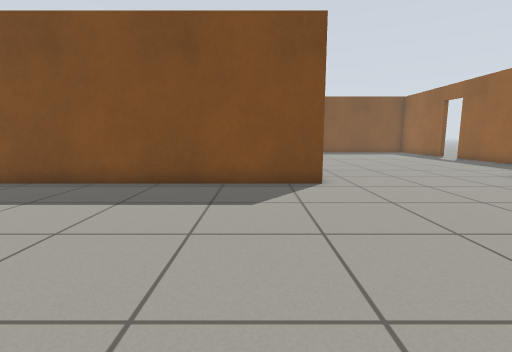
[1] (above)

21 first-person views from a walk through a robot-simulator world made for Gazebo. The camera is 0.72 m above the floor, tilts 8° down and sees 85° across. The floor is counted in squares, 0.5 m on a side. Each view is taken from the middle of a square. On the plan, view 1 faces up. The plan holds only what a view shows up to about 14 squares ahead; the rest is blank. Gazebo's built-in surfaces are drawn with simple patterns.

[2]
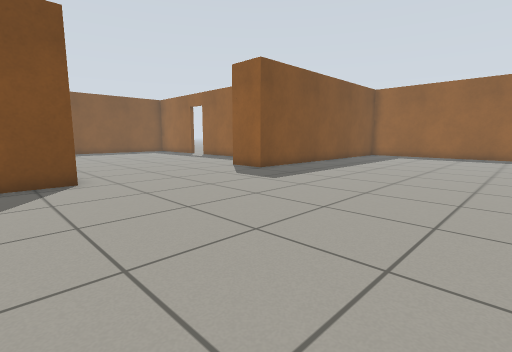

[3]
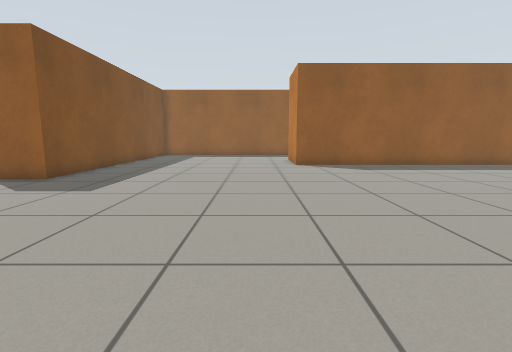

[4]
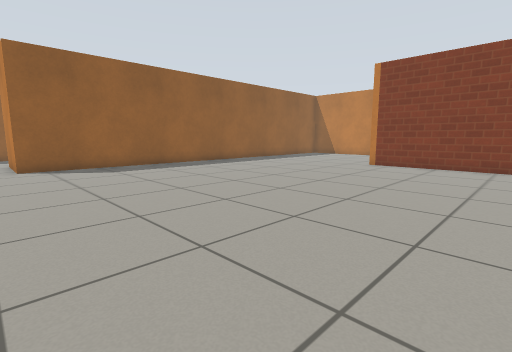

[5]
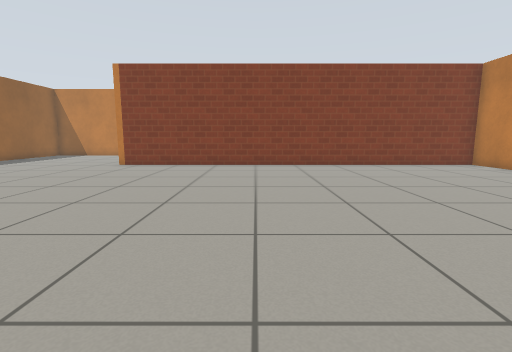

[6]
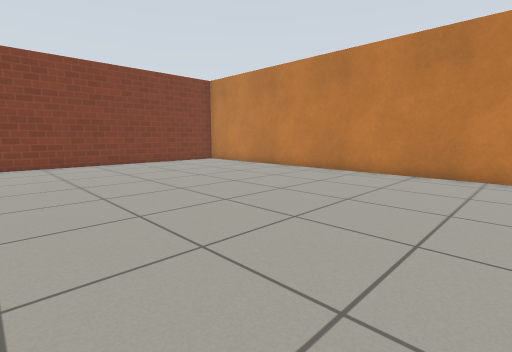

[7]
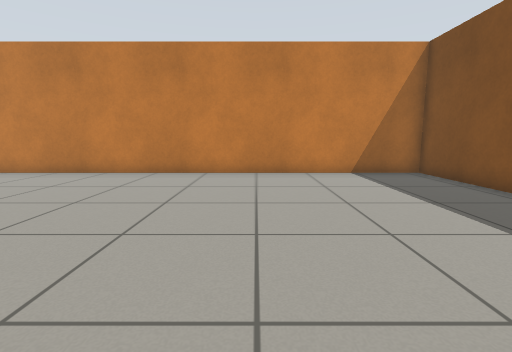

[8]
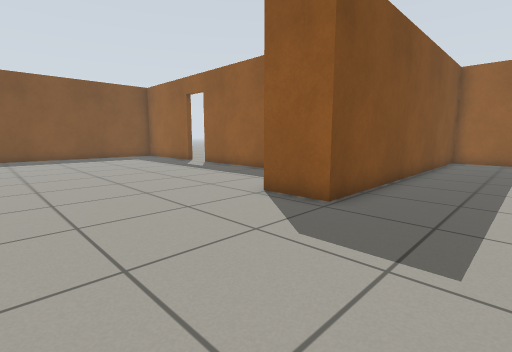

[9]
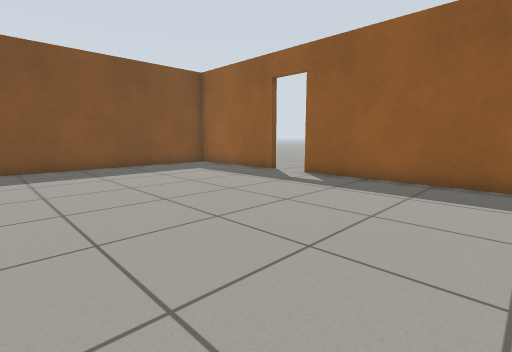

[10]
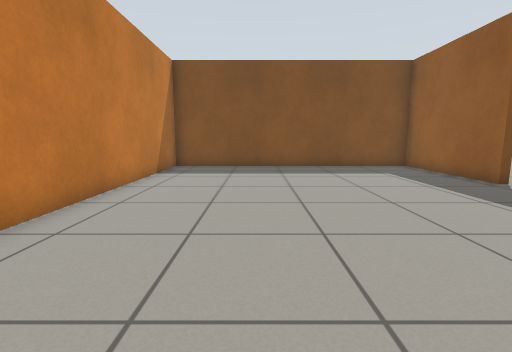

[11]
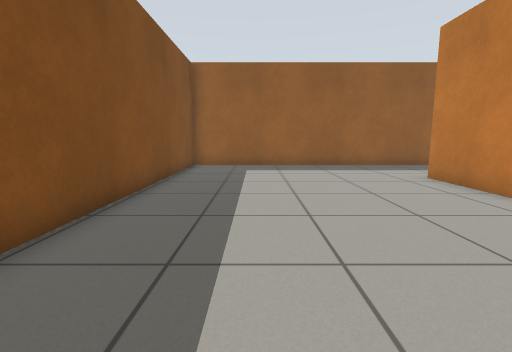

[12]
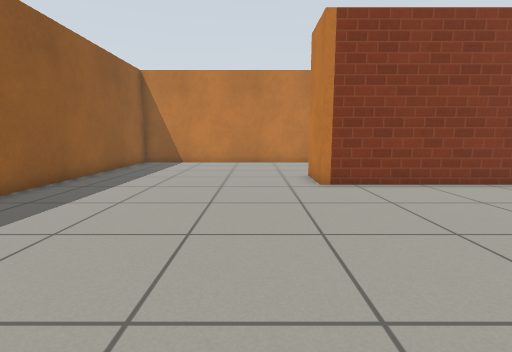

[13]
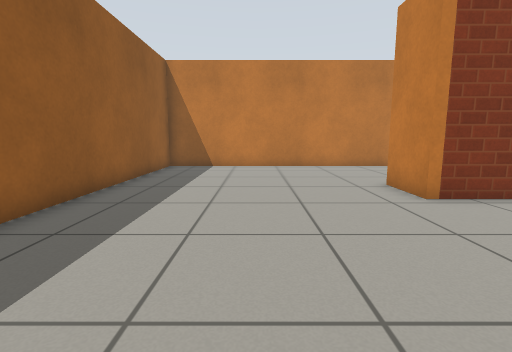

[14]
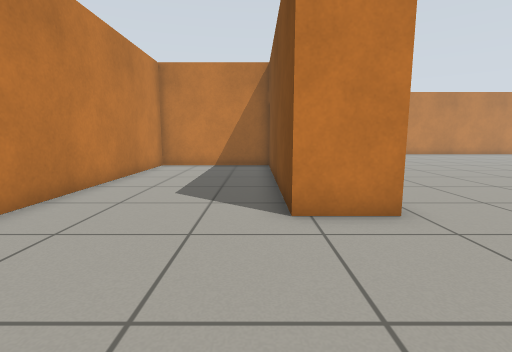

[15]
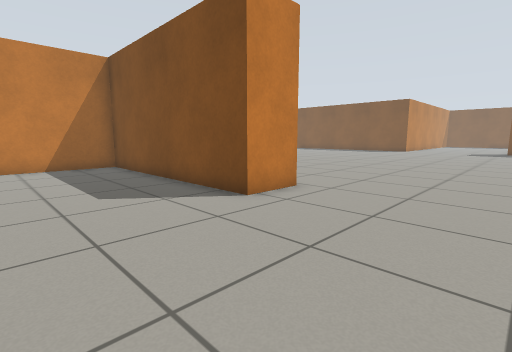

[16]
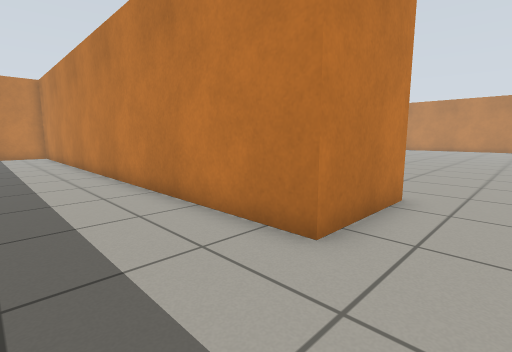

[17]
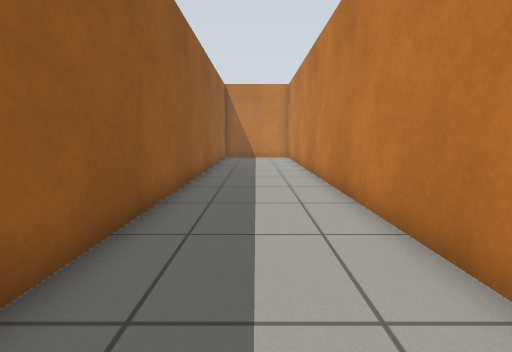

[18]
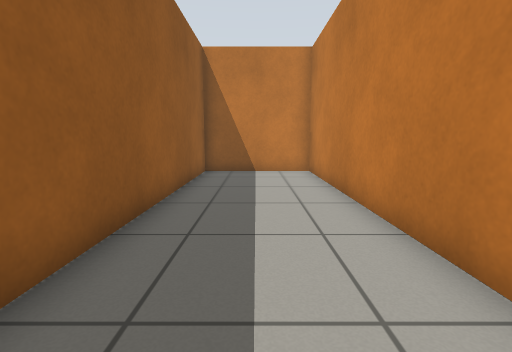

[19]
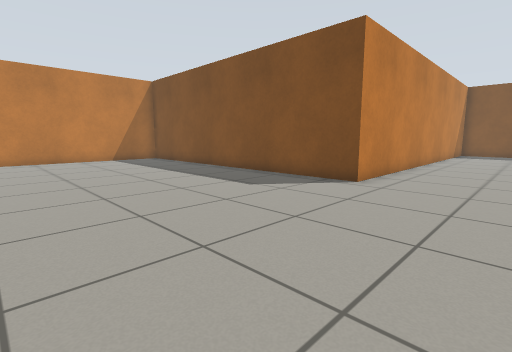

[20]
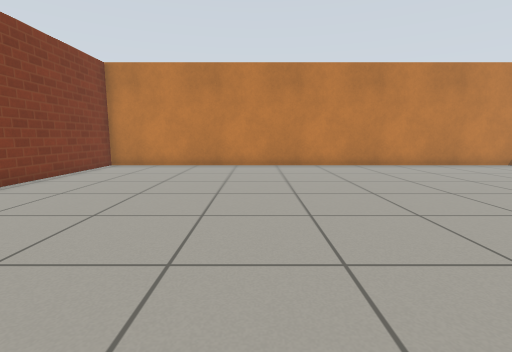

[21]
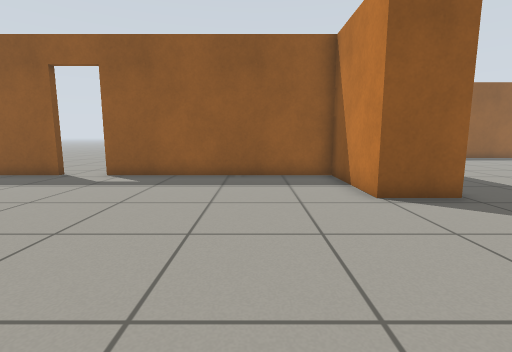

### Floor plan
Points are (right, up) in squares from view 1. A wall is a line through its corners. A room is listed if a view was taken in it or the views show most of it. See-through windows are left out.
Room 1 (views 1, 2, 3, 4, 5, 6, 7, 8, 9, 10, 11, 12, 13, 14, 15, 16, 17, 18, 19, 20, 21)
walls: (13.4, 20.4) (13.4, 25.7) (2.1, 25.7) (2.1, 8.6) (-12.2, 8.6) (-12.2, -14.3) (6, -14.3) (6, -16.3) (-3.1, -16.3) (-3.1, -21.7) (14.2, -21.7) (14.2, -1.1) (17.7, -1.1) (17.7, -21.7) (22.1, -21.7) (22.1, 8.1) (9.5, 8.1) (9.5, 10.1) (13.4, 10.1) (13.4, 18.6)
ways out: closed door at (13, 19.5)

Positions as (right, up) in squares from view 1, and headings:
1: (0, 0), facing up
2: (0, -1), facing up-right
3: (0, 1), facing right
4: (0, 0), facing down-right
5: (-1, 0), facing down
6: (-1, 1), facing down-left
7: (-1, 2), facing left
8: (4, 5), facing up-right
9: (4, 12), facing up-right
10: (6, 12), facing up
11: (8, 5), facing right
12: (8, -6), facing down
13: (10, -8), facing down
14: (11, -17), facing left
15: (11, -21), facing up-left
16: (21, 1), facing down-left
17: (20, -2), facing down
18: (20, -10), facing down
19: (6, 0), facing up-left
20: (2, -7), facing left
21: (3, 13), facing right
